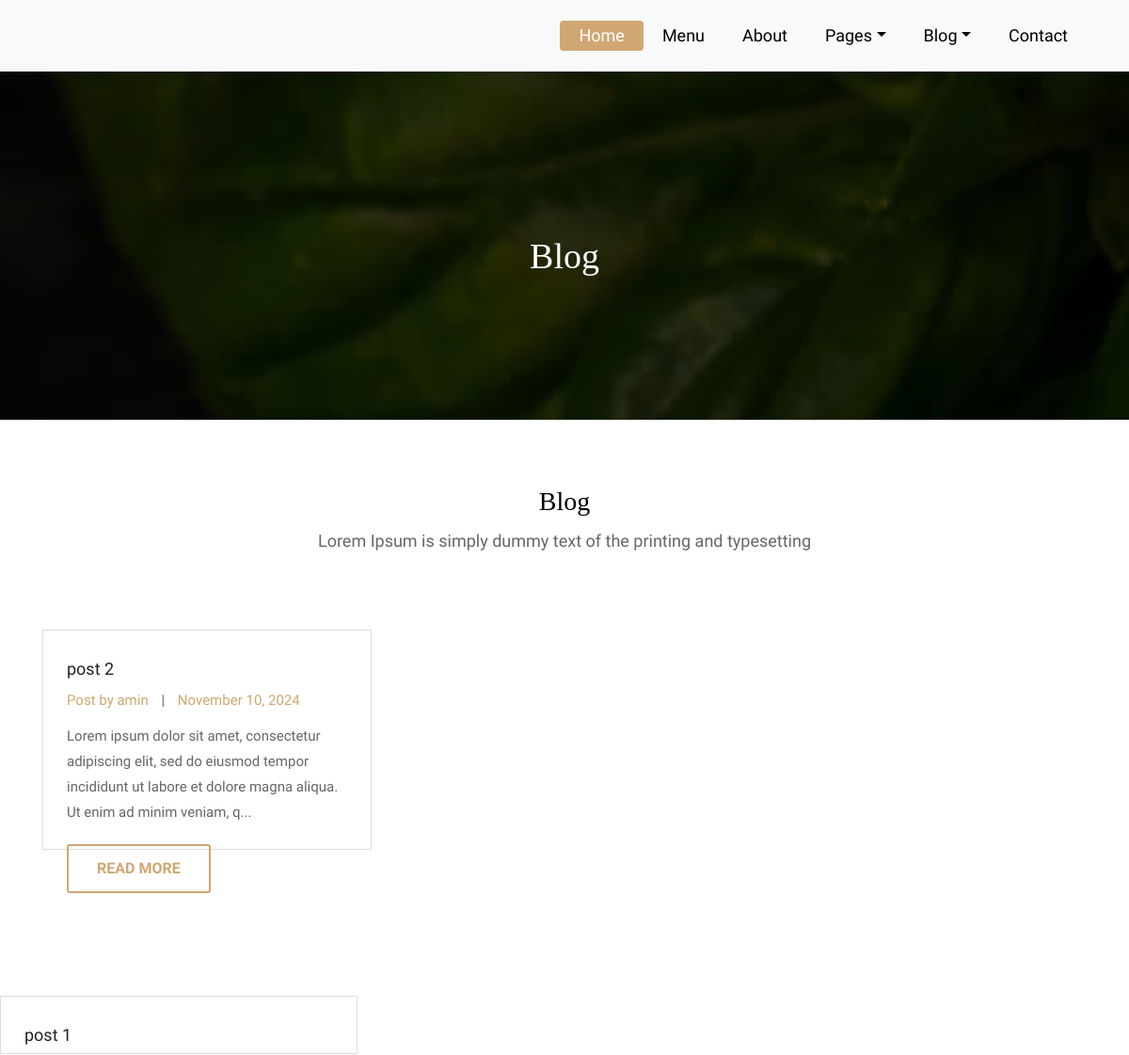
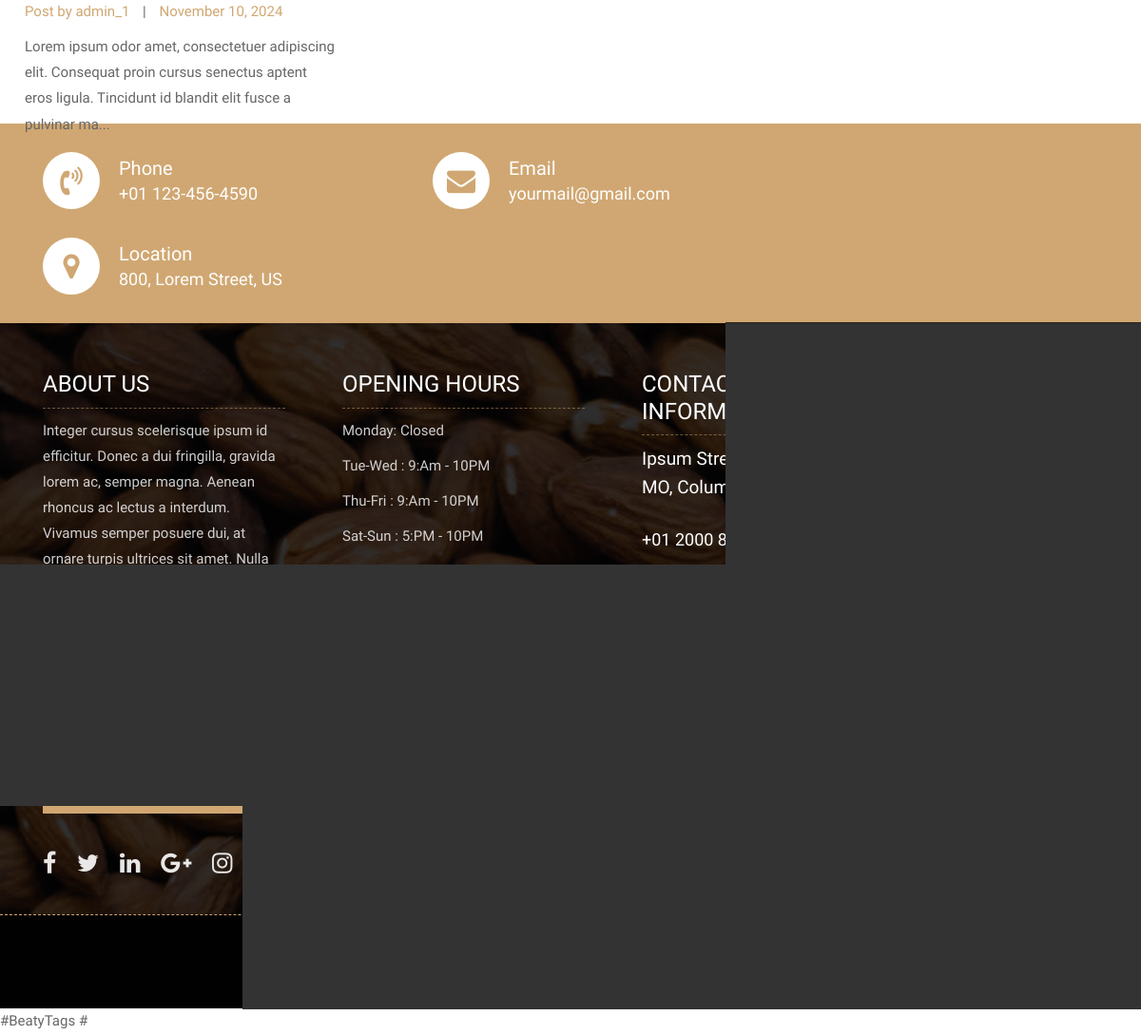
Screenshot of /blog/ with the database file from the repository (2 pictures, top to bottom).
### blog/models.py (models this page shows, shortened)
class Blog(models.Model):
    title = models.CharField(_("عنوان"), max_length=50)
    description = models.TextField(_("توضیح"))
    content = models.TextField(_("متن"))
    created_time = models.DateTimeField(_("زمان انتشار"), default=timezone.now)
    author = models.ForeignKey(
        User, verbose_name=_("نویسنده"), on_delete=models.CASCADE
    )
    image = models.ImageField(_("تصویر"), upload_to="blogs/", blank=True, null=True)
    category = models.ForeignKey(
        "Category",
        verbose_name=_("دسته بندی"),
        on_delete=models.CASCADE,
        blank=True,
        null=True,
    )

### blog/views.py (the view)
# urls.py: path('',BlogList,name='blog-list')
def BlogList(request):
    posts=Blog.objects.all().order_by('-created_time')
    paginator = Paginator(posts, 5)
    context={'posts':posts}
    return render(request,'blog.html',context)

### blog/templates/blog.html (shortened to what this page needs)
{% extends "base.html" %}
{% load static %}
{% block content %}
	<div class="all-page-title page-breadcrumb">
		<div class="container text-center">
			<div class="row">
				<div class="col-lg-12">
					<h1>Blog</h1>
				</div>
			</div>
		</div>
	</div>
		<div class="blog-box">
			<div class="container">
				<div class="row">
					<div class="col-lg-12">
						<div class="heading-title text-center">
							<h2>Blog</h2>
							<p>Lorem Ipsum is simply dummy text of the printing and typesetting</p>
						</div>
					</div>
				</div>
	{% for blog in posts %}
				<br>
				<div class="row">
					<div class="col-lg-4 col-md-6 col-12">
						<div class="blog-box-inner">
							<div class="blog-img-box">
							</div>
							<div class="blog-detail">
								<h4>{{blog.title}}</h4>
								<ul>
									<li><span>Post by {{blog.author}}</span></li>
									<li>|</li>
									<li><span>{{ blog.created_time|date:"F j, Y" }}</span></li>
								</ul>
								<p>{{ blog.content|slice:":150" }}...</p>
								<a class="btn btn-lg btn-circle btn-outline-new-white" href="#">Read More</a>
							</div>
						</div>
					</div>
				</div>
				<br>
			</div>
		</div>
	{% endfor %}
	<br>
	<br>
	<br>
	<br>
	<div class="contact-imfo-box">
		<div class="container">
			<div class="row">
				<div class="col-md-4">
					<i class="fa fa-volume-control-phone"></i>
					<div class="overflow-hidden">
						<h4>Phone</h4>
						<p class="lead">
							+01 123-456-4590
						</p>
					</div>
				</div>
				<div class="col-md-4">
					<i class="fa fa-envelope"></i>
					<div class="overflow-hidden">
						<h4>Email</h4>
						<p class="lead">
							yourmail@gmail.com
						</p>
					</div>
				</div>
				<div class="col-md-4">
					<i class="fa fa-map-marker"></i>
					<div class="overflow-hidden">
						<h4>Location</h4>
						<p class="lead">
							800, Lorem Street, US
						</p>
					</div>
				</div>
			</div>
		</div>
	</div>
{% endblock content %}

### templates/base.html (shortened to what this page needs)
<!DOCTYPE html>
{% load static %}
<html lang="en">
<head>
    <link rel="stylesheet" href="{% static 'css/bootstrap.min.css' %} ">
    <link rel="stylesheet" href="{% static 'css/style.css' %} ">
    <link rel="stylesheet" href="{% static 'css/responsive.css' %}">
    <link rel="stylesheet" href="{% static 'css/custom.css' %}">
</head>
<body>
	{% include "partials/_header.html" %}
    {% block content %}
    {% endblock content %}
	{% include "partials/_footer.html" %}
#BeatyTags
#
</body>
</html>

### templates/partials/_header.html (shortened to what this page needs)
{% load static %}
<header class="top-navbar">
    <nav class="navbar navbar-expand-lg navbar-light bg-light">
        <div class="container">
            <div class="collapse navbar-collapse" id="navbars-rs-food">
                <ul class="navbar-nav ml-auto">
                    <li class="nav-item active"><a class="nav-link" href="index.html">Home</a></li>
                    <li class="nav-item"><a class="nav-link" href="menu.html">Menu</a></li>
                    <li class="nav-item"><a class="nav-link" href="about.html">About</a></li>
                    <li class="nav-item dropdown">
                        <a class="nav-link dropdown-toggle" href="#" id="dropdown-a" data-toggle="dropdown">Pages</a>
                    </li>
                    <li class="nav-item dropdown">
                        <a class="nav-link dropdown-toggle" href="#" id="dropdown-a" data-toggle="dropdown">Blog</a>
                    </li>
                    <li class="nav-item"><a class="nav-link" href="contact.html">Contact</a></li>
                </ul>
            </div>
        </div>
    </nav>
</header>

### templates/partials/_footer.html (shortened to what this page needs)
{% load static %}
<footer class="footer-area bg-f">
    <div class="container">
        <div class="row">
            <div class="col-lg-3 col-md-6">
                <h3>About Us</h3>
                <p>Integer cursus scelerisque ipsum id efficitur. Donec a dui fringilla, gravida lorem ac, semper magna. Aenean rhoncus ac lectus a interdum. Vivamus semper posuere dui, at ornare turpis ultrices sit amet. Nulla cursus lorem ut nisi porta, ac eleifend arcu ultrices.</p>
            </div>
            <div class="col-lg-3 col-md-6">
                <h3>Opening hours</h3>
                <p><span class="text-color">Monday: </span>Closed</p>
                <p><span class="text-color">Tue-Wed :</span> 9:Am - 10PM</p>
                <p><span class="text-color">Thu-Fri :</span> 9:Am - 10PM</p>
                <p><span class="text-color">Sat-Sun :</span> 5:PM - 10PM</p>
            </div>
            <div class="col-lg-3 col-md-6">
                <h3>Contact information</h3>
                <p class="lead">Ipsum Street, Lorem Tower, MO, Columbia, 508000</p>
                <p class="lead"><a href="#">+01 2000 800 9999</a></p>
                <p><a href="#"> info@admin.com</a></p>
            </div>
            <div class="col-lg-3 col-md-6">
                <h3>Subscribe</h3>
                <div class="subscribe_form">
                    <form class="subscribe_form">
                        <input name="EMAIL" id="subs-email" class="form_input" placeholder="Email Address..." type="email">
                        <button type="submit" class="submit">SUBSCRIBE</button>
                    </form>
                </div>
                <ul class="list-inline f-social">
                    <li class="list-inline-item"><a href="#"><i class="fa fa-facebook" aria-hidden="true"></i></a></li>
                    <li class="list-inline-item"><a href="#"><i class="fa fa-twitter" aria-hidden="true"></i></a></li>
                    <li class="list-inline-item"><a href="#"><i class="fa fa-linkedin" aria-hidden="true"></i></a></li>
                    <li class="list-inline-item"><a href="#"><i class="fa fa-google-plus" aria-hidden="true"></i></a></li>
                    <li class="list-inline-item"><a href="#"><i class="fa fa-instagram" aria-hidden="true"></i></a></li>
                </ul>
            </div>
        </div>
    </div>
    <div class="copyright">
        <div class="container">
            <div class="row">
                <div class="col-lg-12">
                    <p class="company-name">All Rights Reserved. &copy; 2018 <a href="#">Yamifood Restaurant</a> Design By :
                <a href="https://html.design/">html design</a></p>
                </div>
            </div>
        </div>
    </div>
</footer>

### rows the page displays
Blog: title "post 2", author "amin", created_time "November 10, 2024", content "Lorem ipsum dolor sit amet, consectetur adipiscing elit, sed do eiusmod tempor incididunt ut labore et dolore magna aliqua. Ut enim ad minim veniam, q"
Blog: title "post 1", author "admin_1", created_time "November 10, 2024", content "Lorem ipsum odor amet, consectetuer adipiscing elit. Consequat proin cursus senectus aptent eros ligula. Tincidunt id blandit elit fusce a pulvinar ma"
